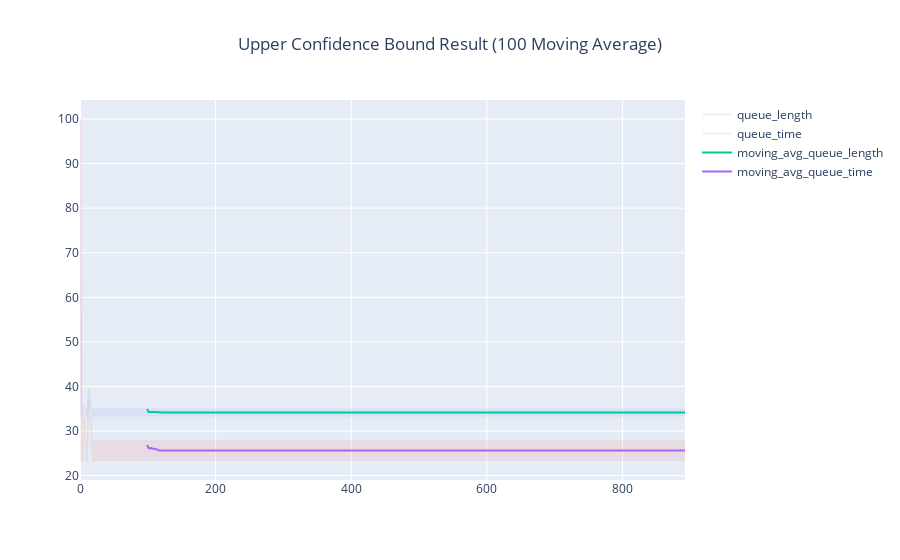

The code cell stored with this chart in its notebook:
### Markdown cell above
This approach is not robust and stable becase each choice of the idividual light might affect each other

### Code cell
vis(ucb_df, 100, 'Upper Confidence Bound Result (100 Moving Average)')

### Figure 1 — Plotly figure (JSON) as saved in the notebook; plotly's stock layout.template omitted (floating-point values rounded to 4 significant figures; data arrays with more than 128 entries replaced by an {"elided": "..."} marker saying what was removed)
{"data": [{"name": "queue_length", "opacity": 0.1, "type": "scatter", "x": {"elided": "893 int values"}, "y": {"elided": "893 float values"}}, {"name": "queue_time", "opacity": 0.1, "type": "scatter", "x": {"elided": "893 int values"}, "y": {"elided": "893 float values"}}, {"name": "moving_avg_queue_length", "type": "scatter", "x": {"elided": "893 int values"}, "y": {"elided": "893 float values"}}, {"name": "moving_avg_queue_time", "type": "scatter", "x": {"elided": "893 int values"}, "y": {"elided": "893 float values"}}], "layout": {"title": {"text": "Upper Confidence Bound Result (100 Moving Average)", "x": 0.5}}}
